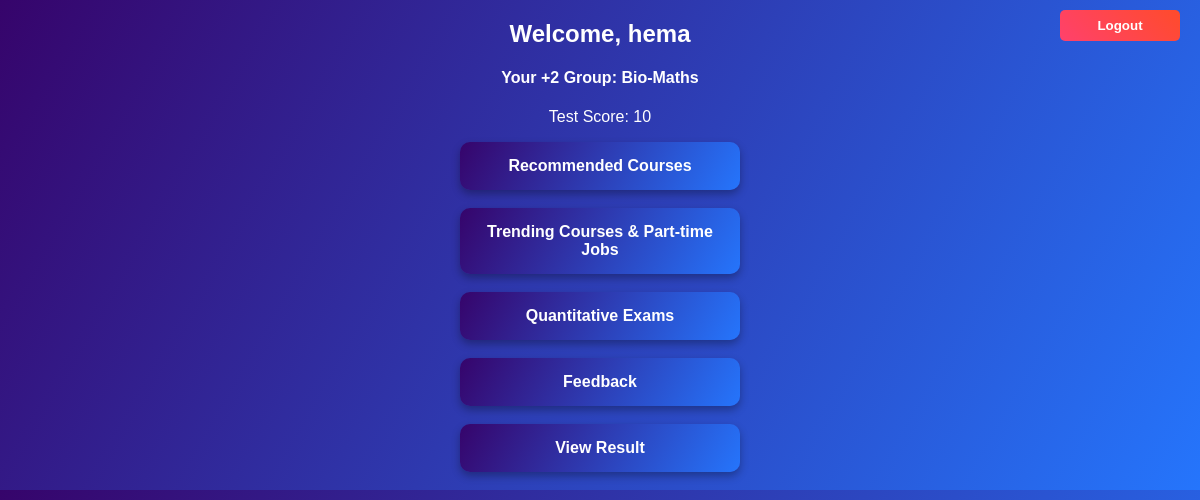
Screenshot of /student_dashboard (signed in) with the database file from the repository.
### tables this page shows
CREATE TABLE users (
    id INTEGER PRIMARY KEY AUTOINCREMENT,
    name TEXT NOT NULL,
    email TEXT NOT NULL UNIQUE,
    password TEXT NOT NULL,
    is_admin INTEGER DEFAULT 0,
    student_group TEXT,
    test_score INTEGER,
    recommended_degrees TEXT,
    login_time TEXT
);

### app.py (the view)
@app.route('/student_dashboard')
def student_dashboard():
    if 'user_id' not in session:
        return redirect(url_for('login'))
    user_id = session['user_id']
    conn = get_db_connection()
    cursor = conn.cursor()
    cursor.execute("SELECT id, name, email, student_group, test_score, recommended_degrees FROM users WHERE id=?", (user_id,))
    student = cursor.fetchone()
    conn.close()
    if student:
        student_data = {
            "id": student["id"],
            "name": student["name"],
            "email": student["email"],
            "student_group": student["student_group"] or "Not Selected",
            "test_score": student["test_score"],
            "recommended_degrees": student["recommended_degrees"] or "Not Available"
        }
        return render_template('student_dashboard.html', student=student_data)
    return redirect(url_for('login'))

### app.py (called while the page is built)
def get_db_connection():
    conn = sqlite3.connect('career.db')
    conn.row_factory = sqlite3.Row
    return conn

### templates/student_dashboard.html (shortened to what this page needs)
<!DOCTYPE html>
<html lang="en">
<head>
    <link rel="stylesheet" href="{{ url_for('static', filename='styles.css') }}">
</head>
<body class="font">
    <a href="/logout"><button class="logout-btn">Logout</button></a>
    <h2>Welcome, {{ student.name }}</h2>
    {% if not student.student_group or student.student_group == "Not Selected" %}
    <div class="details-form">
        <h4>Please Select Your +2 Group</h4>
        <form action="/update_group" method="POST">
            <label for="group">Select Group:</label>
            <select name="group" required>
                <option value="Bio-Maths">Bio-Maths</option>
                <option value="Science with Computer Science">Science with Computer Science</option>
                <option value="Commerce with Computer Applications">Commerce with Computer Applications</option>
                <option value="Pure Commerce">Pure Commerce</option>
                <option value="Arts with Computer Applications">Arts with Computer Applications</option>
                <option value="Pure Arts">Pure Arts</option>
            </select>
            <button type="submit">Save</button>
        </form>
    </div>
    {% else %}
        <h4>Your +2 Group: {{ student.student_group }}</h4>
    {% endif %}
    {% if student.test_score is not none %}
    <p>Test Score: {{ student.test_score if student.test_score is not none else "Not taken yet" }}</p>
    {% endif %}
    <center>
        <div class="card-container">
            <a href="/courses" class="exam-card">Recommended Courses</a><br/>
            <a href="/trending" class="exam-card">Trending Courses & Part-time Jobs</a><br/>
            <a href="/QAE" class="exam-card">Quantitative Exams</a><br/>
            <a href="/feedback" class="exam-card">Feedback</a><br/>
            {% if student.test_score is not none %}
            <a href="/view_test_results" class="exam-card">View Result</a><br/>
            {% endif %}
        </div>
    </center>
</body>
</html>

### static/styles.css (style rules this page uses)
body { font-family: 'Poppins', sans-serif; background: linear-gradient(120deg, #36046b, #2575fc); text-align: center; margin: 0; padding: 0; }
button { width: 20%; padding: 14px; background: linear-gradient(45deg, #ff416c, #ff4b2b); color: white; font-weight: bold; border: none; border-radius: 8px; cursor: pointer; transition: 0.3s; }
a { color: black; text-decoration: none; }
.exam-card { display: flex; flex-wrap: wrap; justify-content: center; gap: 15px; padding: 20px; }
.exam-card { width: 250px; padding: 15px; background: linear-gradient(120deg, #36046b, #2575fc); color: white; text-align: center; text-decoration: none; font-weight: bold; border-radius: 10px; box-shadow: 0px 4px 8px rgba(0, 0, 0, 0.3); transition: transform 0.3s, background 0.3s; }

### templates/student_dashboard.html (style rules this page uses)
.font { color: white; }
.logout-btn { position: absolute; width: 10%; top: 10px; right: 20px; background-color: #ff4d4d; color: white; padding: 8px 15px; border: none; border-radius: 5px; cursor: pointer; font-weight: bold; }

### rows the page displays
users: name "hema", student_group "Bio-Maths", test_score "10"
